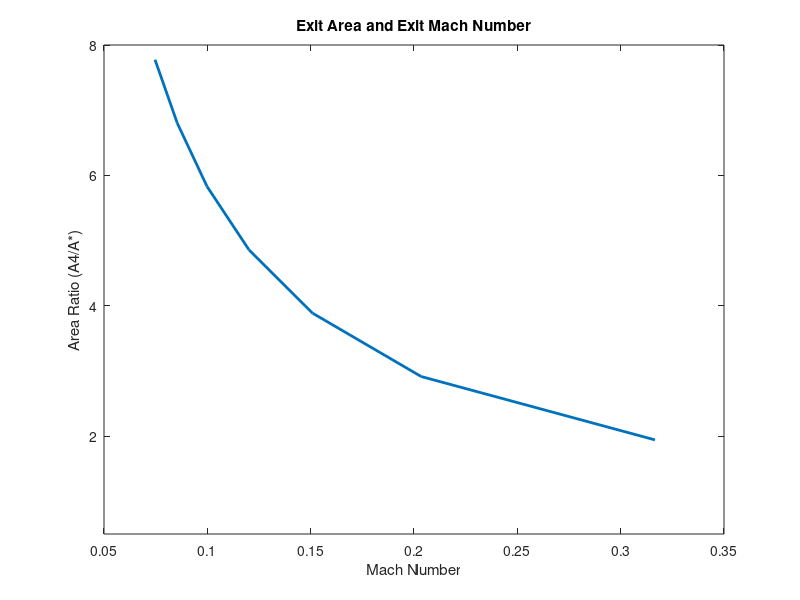

This figure's MATLAB source:
clear
clc
close

aS = 0.2058;
a4 = 0.4:0.2:1.6;

ratio = a4/aS;
mach = [ 0.3166, 0.20346608,   0.15091516,  0.12013145,   0.09984226,   0.08544259,   0.07468515];

plot(mach,ratio, 'LineWidth',2)
xlabel('Mach Number')
ylabel('Area Ratio (A4/A*)')
ylim([0.5,8])
title('Exit Area and Exit Mach Number')
